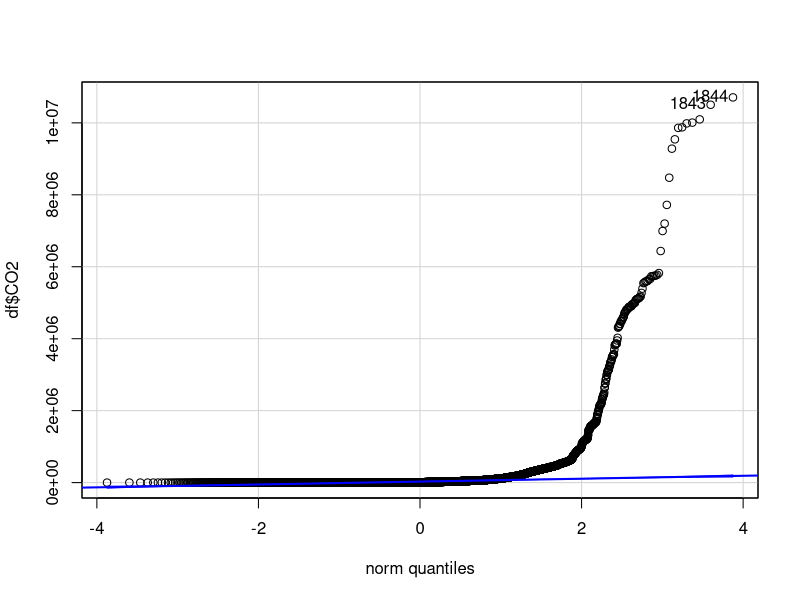
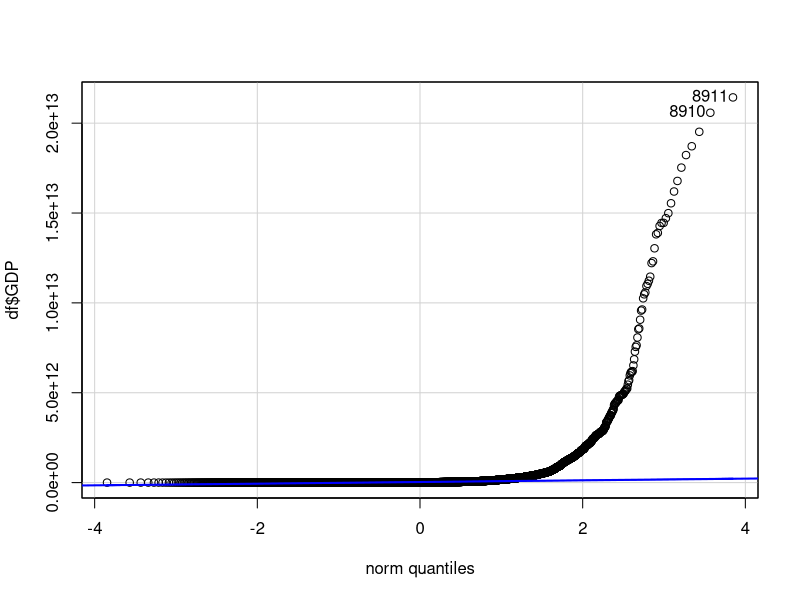
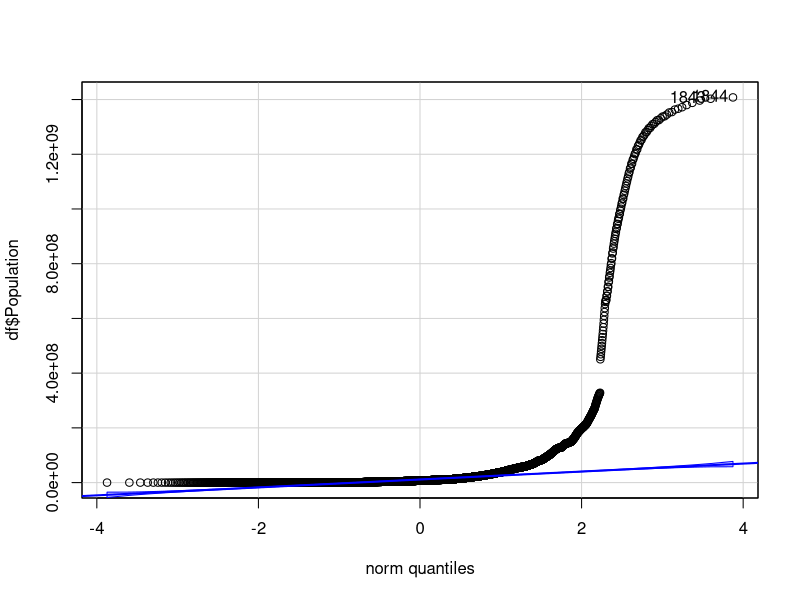
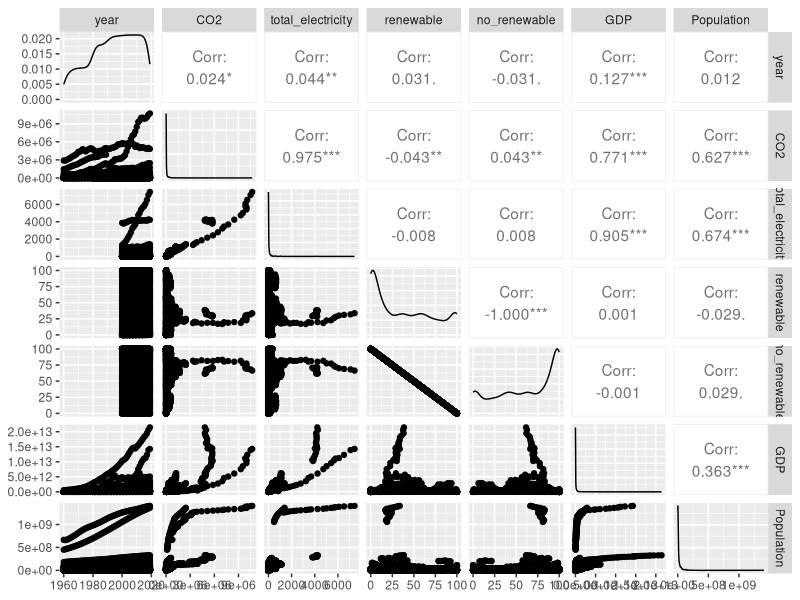
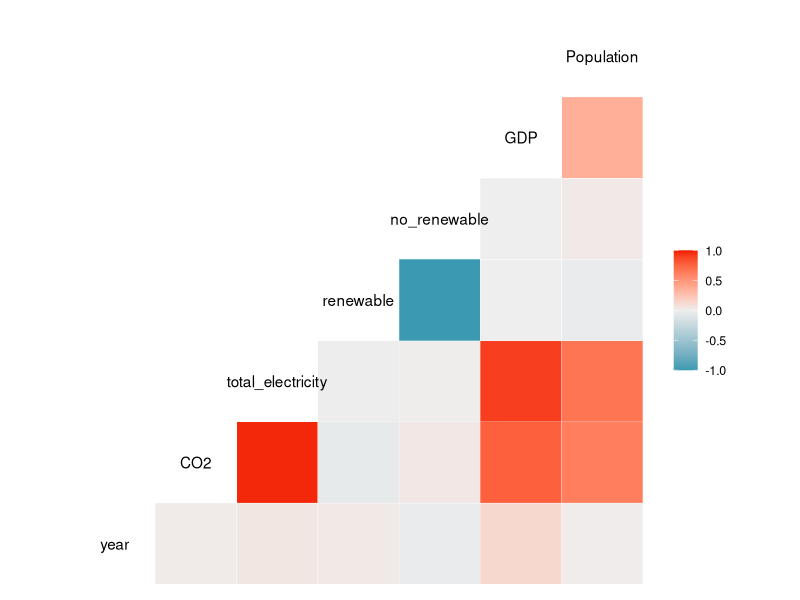
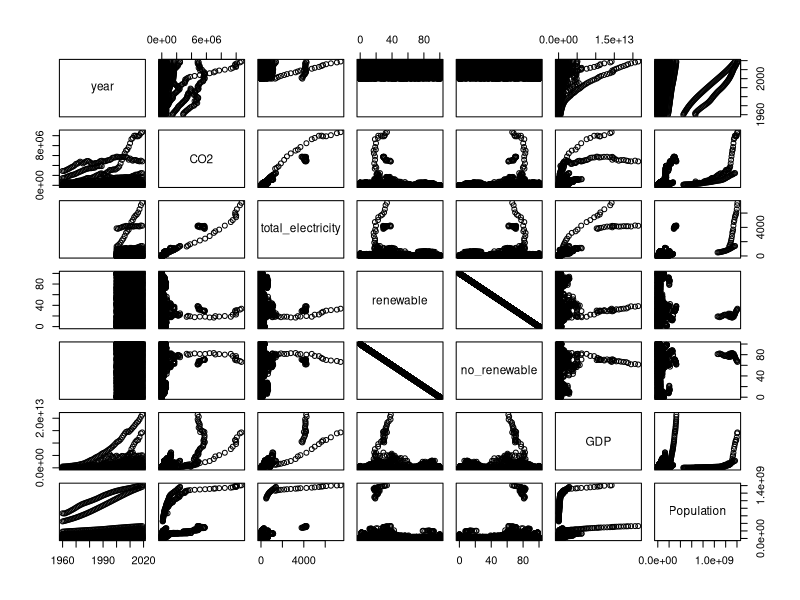
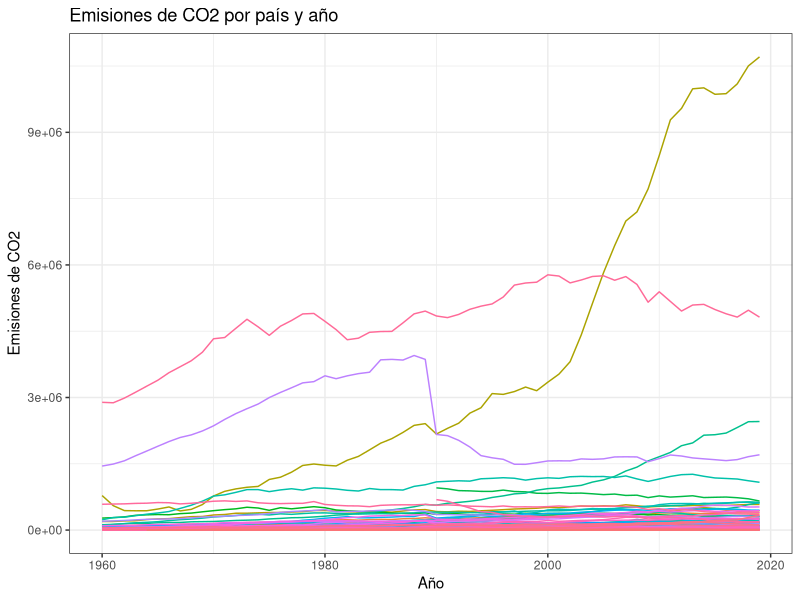
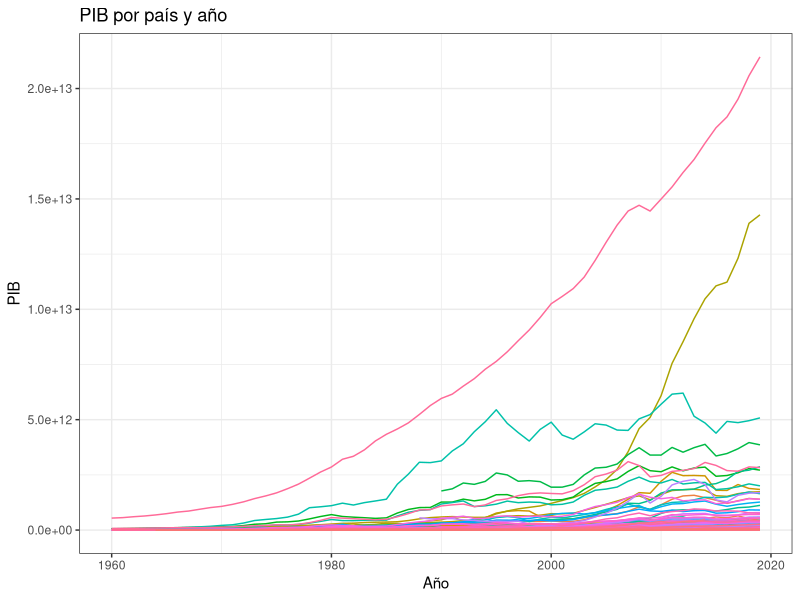

R code for these plots, in order:
## ---- chunk 1
# Configuración del los bloques (*Chunks*)

# CONFIGURACIÓN GENERAL
library(knitr)
options(width = 100)

# Opciones generales de los chucks. Se utilizarán salvo cambios en el chunk
opts_chunk$set(echo=T, message = F, error = F, warning = F, comment = NA, fig.align = 'center', dpi = 200, tidy = F, cache.path = '.cache/', fig.path = './figura/')

# Opciones generales de dígitos cuando se incluyen tablas
#options(xtable.type = 'html')
knit_hooks$set(inline = function(x) {
  
  if(is.numeric(x)) {
    round(x, getOption('digits'))
  } else {
    paste(as.character(x), collapse = ', ')
  }
})
#knit_hooks$set(plot = knitr:::hook_plot_html)
## ---- chunk 2
# Instalación automática de paquetes

# Especificamos las librerías necesarias en esta lista

packages = c("readr","ggplot2","dplyr","tidyr","stringr","GGally","car")

#use this function to check if each package is on the local machine
#if a package is installed, it will be loaded
#if any are not, the missing package(s) will be installed and loaded
package.check <- lapply(packages, FUN = function(x) {
  if (!require(x, character.only = TRUE)) {
    install.packages(x, dependencies = TRUE,repos='http://cran.rediris.es')
  }
  library(x, character.only = TRUE)
})

#verify they are loaded
search()
rm(list = ls())
## ---- chunk 3
df <- read_csv("data/df.csv", col_types = cols(...1 = col_skip(), 
    year = col_number()))

summary(df)

df$name[df$`alpha-3` == "CIV"] = "Cote D'Ivoire"
## ---- chunk 4
df_tidy <- df %>% pivot_longer(c(renewable, no_renewable), names_to = "type", values_to = "prop")
## ---- chunk 5
df_tidy$name <- as.factor(df_tidy$name)
df_tidy$`alpha-3` <- as.factor(df_tidy$`alpha-3`)
df_tidy$region <- as.factor(df_tidy$region)
df_tidy$`sub-region` <- as.factor(df_tidy$`sub-region`)
df_tidy$type <- as.factor(df_tidy$type)
## ---- chunk 6
qqPlot(df$CO2)
qqPlot(df$GDP)
qqPlot(df$Population)
## ---- chunk 7
df %>% select(year:Population) %>% ggpairs()

df %>% select(year:Population) %>% ggcorr()

df %>% select(year:Population) %>% pairs()
## ---- chunk 8
# Explorar la variable "CO2"
ggplot(df, aes(x=year, y=CO2, color=name)) + 
  geom_line() + 
  theme_bw() +
  labs(title = "Emisiones de CO2 por país y año", 
       x = "Año", 
       y = "Emisiones de CO2") +
  theme(legend.position='none')

# Explorar la variable "GDP"
ggplot(df, aes(x=year, y=GDP, color=name)) + 
  geom_line() + 
  theme_bw() +
  labs(title = "PIB por país y año", 
       x = "Año", 
       y = "PIB") +
  theme(legend.position='none')

# Explorar la relación entre "CO2" y "GDP"
ggplot(df, aes(x=GDP, y=CO2, color=name)) + 
  geom_point() + 
  theme_bw() +
  labs(title = "Relación entre emisiones de CO2 y PIB por país", 
       x = "PIB", 
       y = "Emisiones de CO2") +
  theme(legend.position='none')

## ---- chunk 9
# Explorar la relación entre "CO2" y "Population"
ggplot(df, aes(x=Population, y=CO2, color=name)) + 
  geom_point() + 
  theme_bw() +
  labs(title = "Relación entre emisiones de CO2 y población por país", 
       x = "Población", 
       y = "Emisiones de CO2") +
  theme(legend.position='none')

# Explorar la distribución de las emisiones de CO2 por año y continente
ggplot(df, aes(x=CO2, fill=region)) + 
  geom_histogram(bins = 70) + 
  facet_wrap(~year) +
  theme_bw() +
  labs(title = "Distribución de emisiones de CO2 por continente y año", 
       x = "Emisiones de CO2", 
       y = "Frecuencia")

# Explorar la evolución del consumo de electricidad por país y año
ggplot(df, aes(x=year, y=total_electricity, color=name)) + 
  geom_line() + 
  theme_bw() +
  labs(title = "Consumo de electricidad por país y año", 
       x = "Año", 
       y = "Consumo de electricidad") +
  theme(legend.position='none') +
  xlim(2000,2019)

# Explorar la distribución del PIB por subregión
ggplot(df, aes(x=GDP, fill= `sub-region`)) + 
  geom_histogram(bins = 90) + 
  theme_bw() +
  labs(title = "Distribución del PIB por subregión", 
       x = "PIB", 
       y = "Frecuencia") +
  xlim(0, 1.5*10^13) +
  ylim(0, 1000)
## ---- chunk 10
# Gráfico de barras con etiquetas de texto para mostrar los países con mayor emisión de CO2 en 2019
df %>%
  filter(year == 2019) %>%
  arrange(desc(CO2)) %>%
  head(10) %>%
  ggplot(aes(x=name, y=CO2)) +
  geom_bar(stat="identity", fill="#9ecae1") +
  geom_text(aes(label=floor(CO2))) +
  coord_flip() +
  theme_bw() +
  labs(title = "Países con mayor emisión de CO2 en 2019", 
       x = "", 
       y = "Emisiones de CO2")

# Gráfico de burbujas que muestra la relación entre emisiones de CO2 y PIB per cápita
df %>%
  filter(year == 2019 & !is.na(GDP/Population)) %>%
  ggplot(aes(x=GDP/Population, y=CO2, size=Population, color=region)) +
  geom_point(alpha=0.7) +
  scale_size(range=c(1,10)) +
  theme_bw() +
  labs(title = "Relación entre emisiones de CO2 y PIB per cápita", 
       x = "PIB per cápita", 
       y = "Emisiones de CO2")

# Gráfico de área para mostrar la evolución de las emisiones de CO2 por región
df %>%
  group_by(region, year) %>%
  summarize(total_CO2 = sum(CO2)) %>%
  ggplot(aes(x=year, y=total_CO2, fill=region)) +
  geom_area() +
  theme_bw() +
  labs(title = "Evolución de las emisiones de CO2 por región", 
       x = "Año", 
       y = "Emisiones de CO2")
